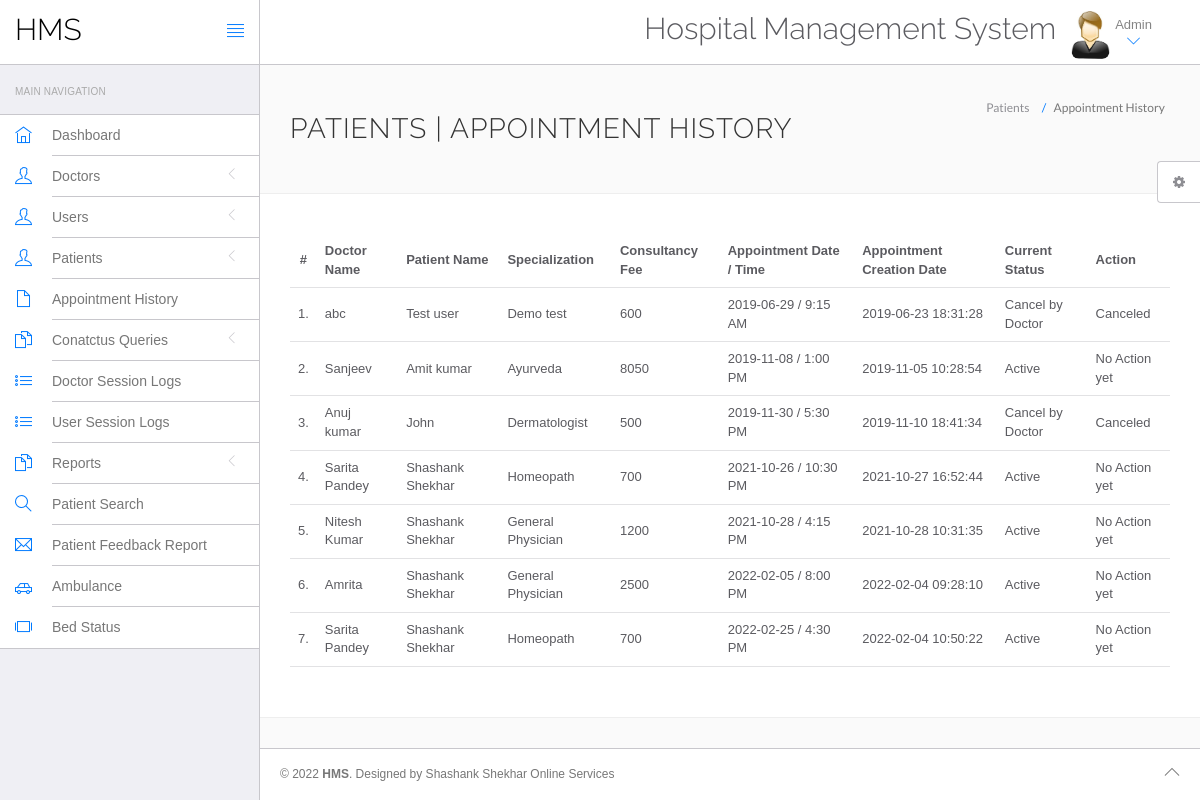
The app's page /hms/admin/appointment-history.php (signed in) with its own data.
### tables this page shows
CREATE TABLE `appointment` (
  `id` int(11) NOT NULL,
  `doctorSpecialization` varchar(255) DEFAULT NULL,
  `doctorId` int(11) DEFAULT NULL,
  `userId` int(11) DEFAULT NULL,
  `consultancyFees` int(11) DEFAULT NULL,
  `appointmentDate` varchar(255) DEFAULT NULL,
  `appointmentTime` varchar(255) DEFAULT NULL,
  `postingDate` timestamp NULL DEFAULT current_timestamp(),
  `userStatus` int(11) DEFAULT NULL,
  `doctorStatus` int(11) DEFAULT NULL,
  `updationDate` timestamp NULL DEFAULT NULL ON UPDATE current_timestamp()
);

CREATE TABLE `doctors` (
  `id` int(11) NOT NULL,
  `specilization` varchar(255) DEFAULT NULL,
  `doctorName` varchar(255) DEFAULT NULL,
  `address` longtext DEFAULT NULL,
  `docFees` varchar(255) DEFAULT NULL,
  `contactno` bigint(11) DEFAULT NULL,
  `docEmail` varchar(255) DEFAULT NULL,
  `password` varchar(255) DEFAULT NULL,
  `creationDate` timestamp NULL DEFAULT current_timestamp(),
  `updationDate` timestamp NULL DEFAULT NULL ON UPDATE current_timestamp()
);

CREATE TABLE `users` (
  `id` int(11) NOT NULL,
  `fullName` varchar(255) DEFAULT NULL,
  `address` longtext DEFAULT NULL,
  `city` varchar(255) DEFAULT NULL,
  `gender` varchar(255) DEFAULT NULL,
  `email` varchar(255) DEFAULT NULL,
  `password` varchar(255) DEFAULT NULL,
  `regDate` timestamp NULL DEFAULT current_timestamp(),
  `updationDate` timestamp NULL DEFAULT NULL ON UPDATE current_timestamp()
);

### hms/admin/appointment-history.php (the view, shortened to what this page needs)
<?php
include('include/config.php');
?>
<!DOCTYPE html>
<html lang="en">
	<head>
		<link rel="stylesheet" href="vendor/bootstrap/css/bootstrap.min.css">
		<link rel="stylesheet" href="vendor/fontawesome/css/font-awesome.min.css">
		<link rel="stylesheet" href="vendor/themify-icons/themify-icons.min.css">
		<link href="vendor/animate.css/animate.min.css" rel="stylesheet" media="screen">
		<link href="vendor/perfect-scrollbar/perfect-scrollbar.min.css" rel="stylesheet" media="screen">
		<link href="vendor/switchery/switchery.min.css" rel="stylesheet" media="screen">
		<link href="vendor/bootstrap-touchspin/jquery.bootstrap-touchspin.min.css" rel="stylesheet" media="screen">
		<link href="vendor/select2/select2.min.css" rel="stylesheet" media="screen">
		<link href="vendor/bootstrap-datepicker/bootstrap-datepicker3.standalone.min.css" rel="stylesheet" media="screen">
		<link href="vendor/bootstrap-timepicker/bootstrap-timepicker.min.css" rel="stylesheet" media="screen">
		<link rel="stylesheet" href="assets/css/styles.css">
		<link rel="stylesheet" href="assets/css/plugins.css">
		<link rel="stylesheet" href="assets/css/themes/theme-1.css" id="skin_color" />
	</head>
	<body>
		<div id="app">
<?php include('include/sidebar.php');?>
			<div class="app-content">
					<?php include('include/header.php');?>
				<div class="main-content" >
					<div class="wrap-content container" id="container">
						<section id="page-title">
							<div class="row">
								<div class="col-sm-8">
									<h1 class="mainTitle">Patients  | Appointment History</h1>
																	</div>
								<ol class="breadcrumb">
									<li>
										<span>Patients </span>
									</li>
									<li class="active">
										<span>Appointment History</span>
									</li>
								</ol>
							</div>
						</section>
						<div class="container-fluid container-fullw bg-white">
									<div class="row">
								<div class="col-md-12">
									<table class="table table-hover" id="sample-table-1">
										<thead>
											<tr>
												<th class="center">#</th>
												<th class="hidden-xs">Doctor Name</th>
												<th>Patient Name</th>
												<th>Specialization</th>
												<th>Consultancy Fee</th>
												<th>Appointment Date / Time </th>
												<th>Appointment Creation Date  </th>
												<th>Current Status</th>
												<th>Action</th>
											</tr>
										</thead>
										<tbody>
<?php
$sql=mysqli_query($con,"select doctors.doctorName as docname,users.fullName as pname,appointment.*  from appointment join doctors on doctors.id=appointment.doctorId join users on users.id=appointment.userId ");
$cnt=1;
while($row=mysqli_fetch_array($sql))
{
?>
											<tr>
												<td class="center"><?php echo $cnt;?>.</td>
												<td class="hidden-xs"><?php echo $row['docname'];?></td>
												<td class="hidden-xs"><?php echo $row['pname'];?></td>
												<td><?php echo $row['doctorSpecialization'];?></td>
												<td><?php echo $row['consultancyFees'];?></td>
												<td><?php echo $row['appointmentDate'];?> / <?php echo
												 $row['appointmentTime'];?>
												</td>
												<td><?php echo $row['postingDate'];?></td>
												<td>
<?php if(($row['userStatus']==1) && ($row['doctorStatus']==1))
{
	echo "Active";
}
if(($row['userStatus']==1) && ($row['doctorStatus']==0))
{
	echo "Cancel by Doctor";
}
												?></td>
												<td >
												<div class="visible-md visible-lg hidden-sm hidden-xs">
							<?php if(($row['userStatus']==1) && ($row['doctorStatus']==1))
{
echo "No Action yet";
	 } else {
		echo "Canceled";
		} ?>
												</div>
												</td>
											</tr>
											<?php
$cnt=$cnt+1;
											 }?>
										</tbody>
									</table>
								</div>
							</div>
								</div>
					</div>
				</div>
			</div>
	<?php include('include/footer.php');?>
	<?php include('include/setting.php');?>
		</div>
	</body>
</html>

### hms/admin/assets/css/themes/theme-1.css (style rules this page uses)
body { background: #FAFAFA; }

### records on screen
appointment: doctorId.doctorName "abc", userId.fullName "Test user", doctorSpecialization "Demo test", consultancyFees "600", appointmentDate "2019-06-29", appointmentTime "9:15 AM", postingDate "2019-06-23 18:31:28", userStatus "Cancel by Doctor"
appointment: doctorId.doctorName "Sanjeev", userId.fullName "Amit kumar", doctorSpecialization "Ayurveda", consultancyFees "8050", appointmentDate "2019-11-08", appointmentTime "1:00 PM", postingDate "2019-11-05 10:28:54", userStatus "Active"
appointment: doctorId.doctorName "Anuj kumar", userId.fullName "John", doctorSpecialization "Dermatologist", consultancyFees "500", appointmentDate "2019-11-30", appointmentTime "5:30 PM", postingDate "2019-11-10 18:41:34", userStatus "Cancel by Doctor"
appointment: doctorId.doctorName "Sarita Pandey", userId.fullName "Shashank Shekhar", doctorSpecialization "Homeopath", consultancyFees "700", appointmentDate "2021-10-26", appointmentTime "10:30 PM", postingDate "2021-10-27 16:52:44", userStatus "Active"
appointment: doctorId.doctorName "Nitesh Kumar", userId.fullName "Shashank Shekhar", doctorSpecialization "General Physician", consultancyFees "1200", appointmentDate "2021-10-28", appointmentTime "4:15 PM", postingDate "2021-10-28 10:31:35", userStatus "Active"
appointment: doctorId.doctorName "Amrita", userId.fullName "Shashank Shekhar", doctorSpecialization "General Physician", consultancyFees "2500", appointmentDate "2022-02-05", appointmentTime "8:00 PM", postingDate "2022-02-04 09:28:10", userStatus "Active"
appointment: doctorId.doctorName "Sarita Pandey", userId.fullName "Shashank Shekhar", doctorSpecialization "Homeopath", consultancyFees "700", appointmentDate "2022-02-25", appointmentTime "4:30 PM", postingDate "2022-02-04 10:50:22", userStatus "Active"
